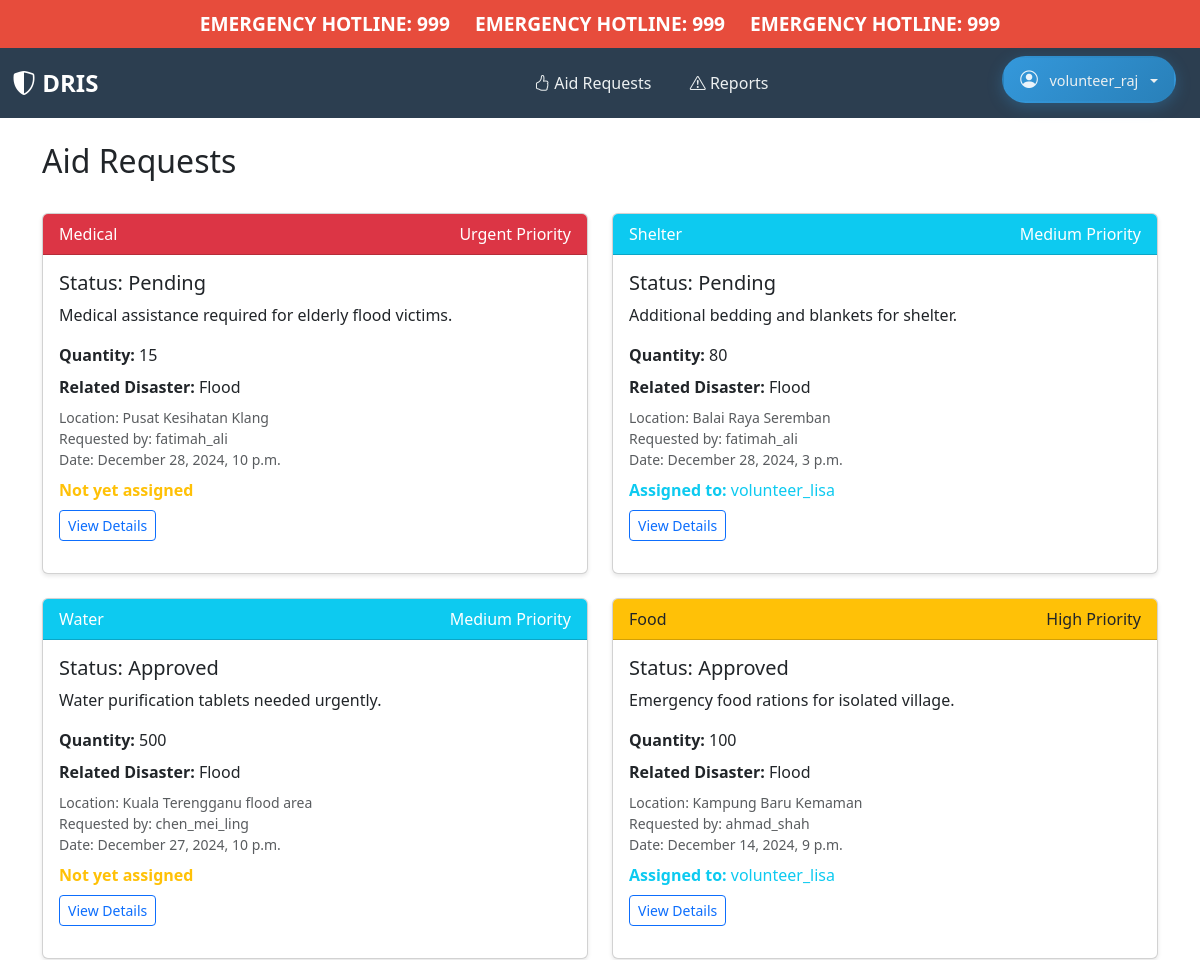
Before: /aid/requests/ (signed in, upper part) with the older database file.
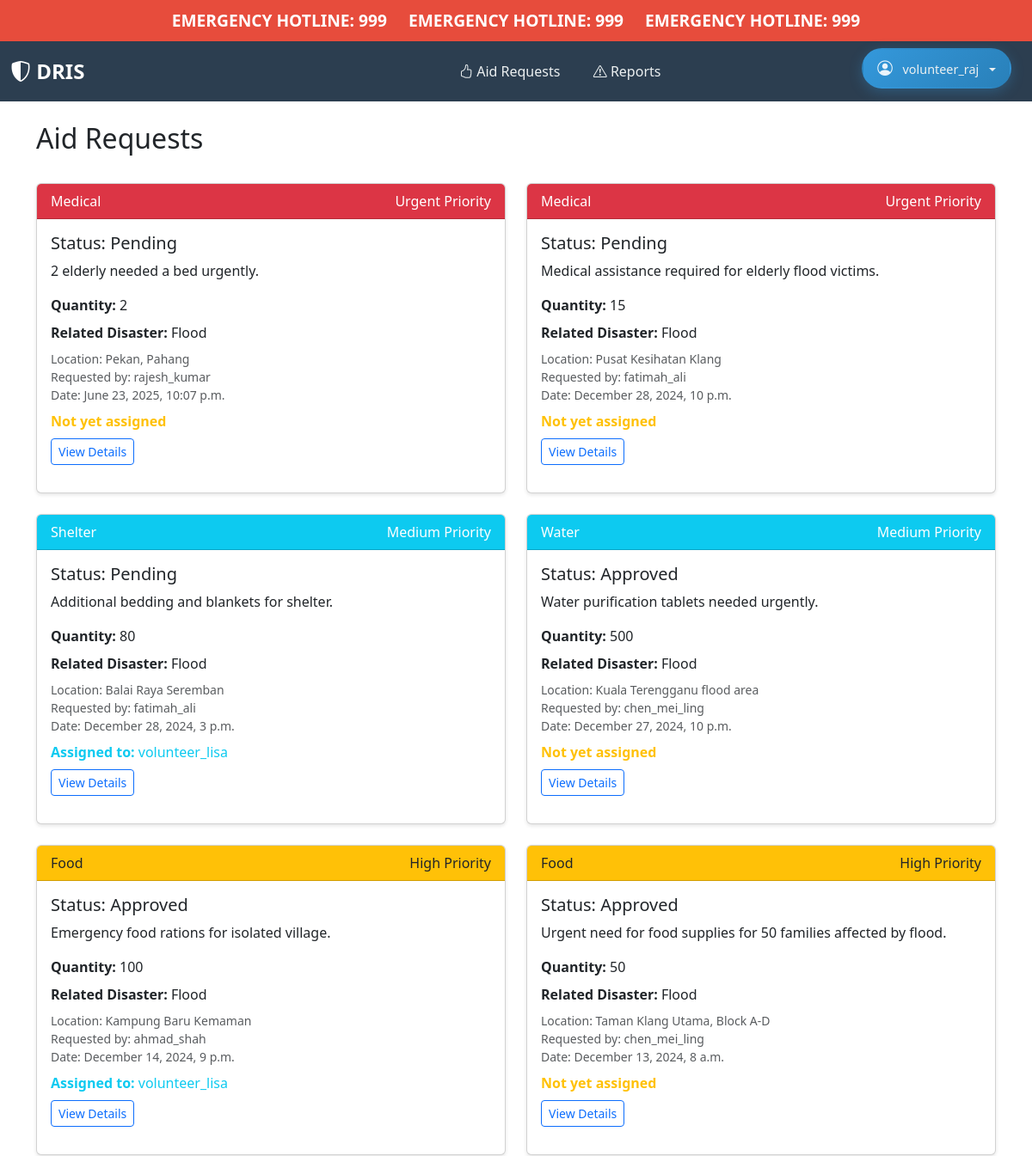
After: the same page with the newer database file.
### core/models.py (models this page shows, shortened)
class AidRequest(models.Model):
    AID_TYPES = [
        ("FOOD", "Food"),
        ("WATER", "Water"),
        ("SHELTER", "Shelter"),
        ("MEDICAL", "Medical"),
        ("RESCUE", "Rescue"),
        ("OTHER", "Other"),
    ]
    STATUS_CHOICES = [
        ("PENDING", "Pending"),
        ("APPROVED", "Approved"),
        ("IN_PROGRESS", "In Progress"),
        ("FULFILLED", "Fulfilled"),
        ("REJECTED", "Rejected"),
    ]
    PRIORITY_CHOICES = [
        ("LOW", "Low"),
        ("MEDIUM", "Medium"),
        ("HIGH", "High"),
        ("URGENT", "Urgent"),
    ]
    requester = models.ForeignKey(
        User, on_delete=models.CASCADE, related_name="aid_requests"
    )
    disaster_report = models.ForeignKey(
        DisasterReport,
        on_delete=models.SET_NULL,
        null=True,
        blank=True,
        related_name="aid_requests",
    )
    aid_type = models.CharField(max_length=7, choices=AID_TYPES)
    description = models.TextField(
        help_text="Detailed description of the aid needed", blank=True, default=""
    )
    quantity = models.PositiveIntegerField(
        null=True, blank=True, help_text="Number of items/people needing assistance"
    )
    priority = models.CharField(
        max_length=6, choices=PRIORITY_CHOICES, default="MEDIUM"
    )
    status = models.CharField(max_length=11, choices=STATUS_CHOICES, default="PENDING")
    location_details = models.TextField(
        help_text="Specific location details for aid delivery", blank=True, default=""
    )
    timestamp = models.DateTimeField(auto_now_add=True)
    last_updated = models.DateTimeField(auto_now=True)
    assigned_to = models.ForeignKey(
        User,
        on_delete=models.SET_NULL,
        null=True,
        blank=True,
        related_name="assigned_aid_requests",
    )
    notes = models.TextField(blank=True, help_text="Additional notes or updates")
    class Meta:
        ordering = ["-timestamp"]

class DisasterReport(models.Model):
    DISASTER_TYPES = [
        ("FLOOD", "Flood"),
        ("LANDSLIDE", "Landslide"),
        ("HAZE", "Haze"),
        ("FIRE", "Fire"),
        ("EARTHQUAKE", "Earthquake"),
        ("OTHER", "Other"),
    ]
    SEVERITY_CHOICES = [
        ("LOW", "Low"),
        ("MEDIUM", "Medium"),
        ("HIGH", "High"),
        ("CRITICAL", "Critical"),
    ]
    STATUS_CHOICES = [
        ("NEW", "New"),
        ("VERIFIED", "Verified"),
        ("IN_PROGRESS", "In Progress"),
        ("RESOLVED", "Resolved"),
    ]
    reporter = models.ForeignKey(User, on_delete=models.CASCADE)
    disaster_type = models.CharField(max_length=10, choices=DISASTER_TYPES)
    description = models.TextField(help_text="Detailed description of the disaster")
    latitude = models.DecimalField(
        max_digits=9,
        decimal_places=6,
        validators=[MinValueValidator(-90), MaxValueValidator(90)],
    )
    longitude = models.DecimalField(
        max_digits=9,
        decimal_places=6,
        validators=[MinValueValidator(-180), MaxValueValidator(180)],
    )
    severity = models.CharField(max_length=8, choices=SEVERITY_CHOICES)
    status = models.CharField(max_length=11, choices=STATUS_CHOICES, default="NEW")
    timestamp = models.DateTimeField(auto_now_add=True)
    last_updated = models.DateTimeField(auto_now=True)

class User(AbstractUser):
    ROLE_CHOICES = [
        ("CITIZEN", "Citizen"),
        ("VOLUNTEER", "Volunteer"),
        ("AUTHORITY", "Authority"),
    ]
    role = models.CharField(max_length=10, choices=ROLE_CHOICES)

### core/views.py (the view)
# urls.py: path("aid/requests/", views.AidRequestListView.as_view(), name="aid_request_list"),
@method_decorator(login_required, name="dispatch")
class AidRequestListView(ListView):
    model = AidRequest
    template_name = "aid/request_list.html"
    context_object_name = "requests"
    ordering = ["-timestamp"]
    def get_queryset(self):
        queryset = super().get_queryset()
        user = self.request.user
        if user.is_superuser or user.is_staff:
            return queryset
        if user.role == "CITIZEN":
            return queryset.filter(requester=user)
        elif user.role == "VOLUNTEER":
            return queryset.filter(status__in=["PENDING", "APPROVED", "IN_PROGRESS"])
        return queryset

### core/templates/aid/request_list.html (shortened to what this page needs)
{% extends "core/home.html" %}
{% block content %}
<div class="container mt-4">
    <div class="d-flex justify-content-between align-items-center mb-4">
        <h2>Aid Requests</h2>
    </div>
    {% if requests %}
        <div class="row">
            {% for request in requests %}
                <div class="col-md-6 mb-4">
                    <div class="card h-100">
                        <div class="card-header {% if request.priority == 'URGENT' %}bg-danger text-white
                                              {% elif request.priority == 'HIGH' %}bg-warning
                                              {% elif request.priority == 'MEDIUM' %}bg-info text-white
                                              {% else %}bg-success text-white{% endif %}">
                            {{ request.get_aid_type_display }}
                            <span class="float-end">{{ request.get_priority_display }} Priority</span>
                        </div>
                        <div class="card-body">
                            <h5 class="card-title">Status: {{ request.get_status_display }}</h5>
                            <p class="card-text">{{ request.description|truncatewords:30 }}</p>
                            {% if request.quantity %}
                                <p class="mb-2"><strong>Quantity:</strong> {{ request.quantity }}</p>
                            {% endif %}
                            {% if request.disaster_report %}
                                <p class="mb-2">
                                    <strong>Related Disaster:</strong>
                                    {{ request.disaster_report.get_disaster_type_display }}
                                </p>
                            {% endif %}
                            <div class="card-text small text-muted mb-2">
                                <div>Location: {{ request.location_details|truncatewords:10 }}</div>
                                <div>Requested by: {{ request.requester.username }}</div>
                                <div>Date: {{ request.timestamp|date:"F j, Y, P" }}</div>
                            </div>
                            {% if user.role == 'VOLUNTEER' or user.role == 'AUTHORITY' %}
                                {% if request.assigned_to %}
                                    <p class="mb-2 text-info">
                                        <strong>Assigned to:</strong> {{ request.assigned_to.username }}
                                    </p>
                                {% else %}
                                    <p class="mb-2 text-warning">
                                        <strong>Not yet assigned</strong>
                                    </p>
                                {% endif %}
                            {% endif %}
                            <a href="{% url 'aid_request_detail' request.pk %}" class="btn btn-outline-primary btn-sm">
                                View Details
                            </a>
                        </div>
                    </div>
                </div>
            {% endfor %}
        </div>
    {% endif %}
</div>
{% endblock %}

Changed rows visible on the page:
added AidRequest: aid_type "Medical", priority "Urgent", status "Pending", description "2 elderly needed a bed urgently.", quantity "2", disaster_report.disaster_type "Flood", location_details "Pekan, Pahang", requester.username "rajesh_kumar", timestamp "June 23, 2025, 10:07 p.m.", shows "Not yet assigned"
now on this page (row unchanged): AidRequest: aid_type "Food", priority "High", status "Approved", description "Urgent need for food supplies for 50 families affected by flood.", quantity "50", disaster_report.disaster_type "Flood", location_details "Taman Klang Utama, Block A-D", requester.username "chen_mei_ling", timestamp "December 13, 2024, 8 a.m.", shows "Not yet assigned"
